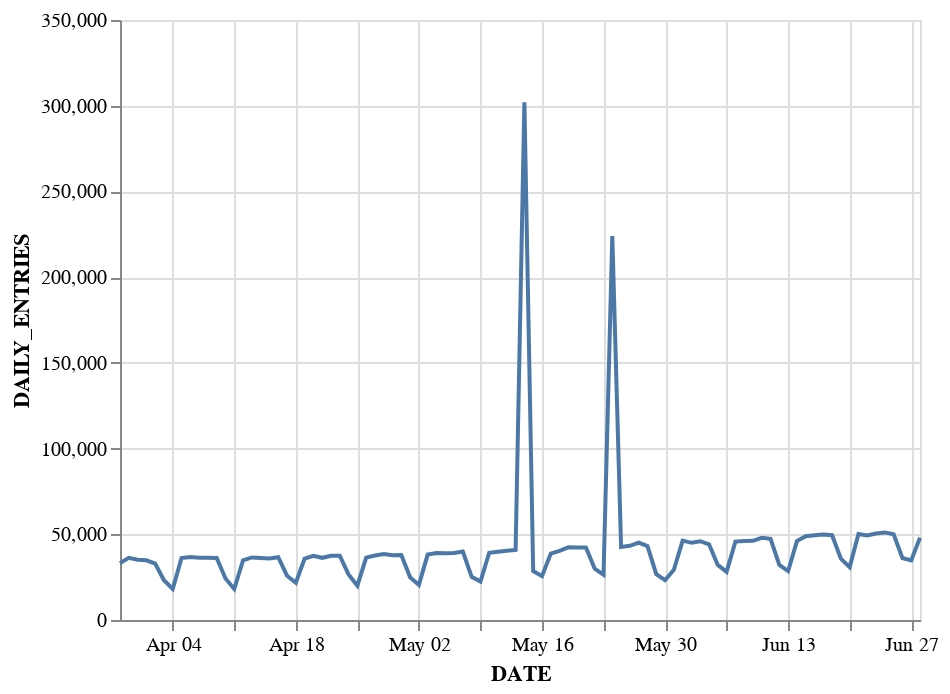

Notebook cell for this chart:
### Code cell
import altair as alt
import numpy as np
import pandas as pd

source = station_daily_34Penn

#plt.plot(single_turnstile['DATE'], single_turnstile['DAILY_ENTRIES'])

alt.Chart(source).mark_line().encode(
    x='DATE',
    x=alt.X('STATION:O', title='Station Name'),
    y='DAILY_ENTRIES'
)

### Figure 1 — Vega-Lite specification as saved in the notebook (floating-point values rounded to 4 significant figures)
{"config": {"view": {"continuousWidth": 400, "continuousHeight": 300}}, "data": {"name": "data-a679997fbd79d916aea063a0882f28cc"}, "mark": "line", "encoding": {"x": {"type": "temporal", "field": "DATE"}, "y": {"type": "quantitative", "field": "DAILY_ENTRIES"}}, "$schema": "https://vega.github.io/schema/vega-lite/v4.8.1.json", "datasets": {"data-a679997fbd79d916aea063a0882f28cc": [{"STATION": "34 ST-PENN STA", "DATE": "2021-03-29T00:00:00", "DAILY_ENTRIES": 33200.0, "DAY_OF_WEEK_NUM": 0, "WEEK_OF_YEAR": 13}, {"STATION": "34 ST-PENN STA", "DATE": "2021-03-30T00:00:00", "DAILY_ENTRIES": 36290.0, "DAY_OF_WEEK_NUM": 1, "WEEK_OF_YEAR": 13}, {"STATION": "34 ST-PENN STA", "DATE": "2021-03-31T00:00:00", "DAILY_ENTRIES": 35200.0, "DAY_OF_WEEK_NUM": 2, "WEEK_OF_YEAR": 13}, {"STATION": "34 ST-PENN STA", "DATE": "2021-04-01T00:00:00", "DAILY_ENTRIES": 34820.0, "DAY_OF_WEEK_NUM": 3, "WEEK_OF_YEAR": 13}, {"STATION": "34 ST-PENN STA", "DATE": "2021-04-02T00:00:00", "DAILY_ENTRIES": 32940.0, "DAY_OF_WEEK_NUM": 4, "WEEK_OF_YEAR": 13}, {"STATION": "34 ST-PENN STA", "DATE": "2021-04-03T00:00:00", "DAILY_ENTRIES": 23170.0, "DAY_OF_WEEK_NUM": 5, "WEEK_OF_YEAR": 13}, {"STATION": "34 ST-PENN STA", "DATE": "2021-04-04T00:00:00", "DAILY_ENTRIES": 18080.0, "DAY_OF_WEEK_NUM": 6, "WEEK_OF_YEAR": 13}, {"STATION": "34 ST-PENN STA", "DATE": "2021-04-05T00:00:00", "DAILY_ENTRIES": 36150.0, "DAY_OF_WEEK_NUM": 0, "WEEK_OF_YEAR": 14}, {"STATION": "34 ST-PENN STA", "DATE": "2021-04-06T00:00:00", "DAILY_ENTRIES": 36680.0, "DAY_OF_WEEK_NUM": 1, "WEEK_OF_YEAR": 14}, {"STATION": "34 ST-PENN STA", "DATE": "2021-04-07T00:00:00", "DAILY_ENTRIES": 36360.0, "DAY_OF_WEEK_NUM": 2, "WEEK_OF_YEAR": 14}, {"STATION": "34 ST-PENN STA", "DATE": "2021-04-08T00:00:00", "DAILY_ENTRIES": 36350.0, "DAY_OF_WEEK_NUM": 3, "WEEK_OF_YEAR": 14}, {"STATION": "34 ST-PENN STA", "DATE": "2021-04-09T00:00:00", "DAILY_ENTRIES": 36200.0, "DAY_OF_WEEK_NUM": 4, "WEEK_OF_YEAR": 14}, {"STATION": "34 ST-PENN STA", "DATE": "2021-04-10T00:00:00", "DAILY_ENTRIES": 24240.0, "DAY_OF_WEEK_NUM": 5, "WEEK_OF_YEAR": 14}, {"STATION": "34 ST-PENN STA", "DATE": "2021-04-11T00:00:00", "DAILY_ENTRIES": 18120.0, "DAY_OF_WEEK_NUM": 6, "WEEK_OF_YEAR": 14}, {"STATION": "34 ST-PENN STA", "DATE": "2021-04-12T00:00:00", "DAILY_ENTRIES": 34870.0, "DAY_OF_WEEK_NUM": 0, "WEEK_OF_YEAR": 15}, {"STATION": "34 ST-PENN STA", "DATE": "2021-04-13T00:00:00", "DAILY_ENTRIES": 36480.0, "DAY_OF_WEEK_NUM": 1, "WEEK_OF_YEAR": 15}, {"STATION": "34 ST-PENN STA", "DATE": "2021-04-14T00:00:00", "DAILY_ENTRIES": 36190.0, "DAY_OF_WEEK_NUM": 2, "WEEK_OF_YEAR": 15}, {"STATION": "34 ST-PENN STA", "DATE": "2021-04-15T00:00:00", "DAILY_ENTRIES": 35820.0, "DAY_OF_WEEK_NUM": 3, "WEEK_OF_YEAR": 15}, {"STATION": "34 ST-PENN STA", "DATE": "2021-04-16T00:00:00", "DAILY_ENTRIES": 36660.0, "DAY_OF_WEEK_NUM": 4, "WEEK_OF_YEAR": 15}, {"STATION": "34 ST-PENN STA", "DATE": "2021-04-17T00:00:00", "DAILY_ENTRIES": 25850.0, "DAY_OF_WEEK_NUM": 5, "WEEK_OF_YEAR": 15}, {"STATION": "34 ST-PENN STA", "DATE": "2021-04-18T00:00:00", "DAILY_ENTRIES": 21710.0, "DAY_OF_WEEK_NUM": 6, "WEEK_OF_YEAR": 15}, {"STATION": "34 ST-PENN STA", "DATE": "2021-04-19T00:00:00", "DAILY_ENTRIES": 35790.0, "DAY_OF_WEEK_NUM": 0, "WEEK_OF_YEAR": 16}, {"STATION": "34 ST-PENN STA", "DATE": "2021-04-20T00:00:00", "DAILY_ENTRIES": 37480.0, "DAY_OF_WEEK_NUM": 1, "WEEK_OF_YEAR": 16}, {"STATION": "34 ST-PENN STA", "DATE": "2021-04-21T00:00:00", "DAILY_ENTRIES": 36270.0, "DAY_OF_WEEK_NUM": 2, "WEEK_OF_YEAR": 16}, {"STATION": "34 ST-PENN STA", "DATE": "2021-04-22T00:00:00", "DAILY_ENTRIES": 37460.0, "DAY_OF_WEEK_NUM": 3, "WEEK_OF_YEAR": 16}, {"STATION": "34 ST-PENN STA", "DATE": "2021-04-23T00:00:00", "DAILY_ENTRIES": 37490.0, "DAY_OF_WEEK_NUM": 4, "WEEK_OF_YEAR": 16}, {"STATION": "34 ST-PENN STA", "DATE": "2021-04-24T00:00:00", "DAILY_ENTRIES": 26560.0, "DAY_OF_WEEK_NUM": 5, "WEEK_OF_YEAR": 16}, {"STATION": "34 ST-PENN STA", "DATE": "2021-04-25T00:00:00", "DAILY_ENTRIES": 20000.0, "DAY_OF_WEEK_NUM": 6, "WEEK_OF_YEAR": 16}, {"STATION": "34 ST-PENN STA", "DATE": "2021-04-26T00:00:00", "DAILY_ENTRIES": 36420.0, "DAY_OF_WEEK_NUM": 0, "WEEK_OF_YEAR": 17}, {"STATION": "34 ST-PENN STA", "DATE": "2021-04-27T00:00:00", "DAILY_ENTRIES": 37660.0, "DAY_OF_WEEK_NUM": 1, "WEEK_OF_YEAR": 17}, {"STATION": "34 ST-PENN STA", "DATE": "2021-04-28T00:00:00", "DAILY_ENTRIES": 38500.0, "DAY_OF_WEEK_NUM": 2, "WEEK_OF_YEAR": 17}, {"STATION": "34 ST-PENN STA", "DATE": "2021-04-29T00:00:00", "DAILY_ENTRIES": 37820.0, "DAY_OF_WEEK_NUM": 3, "WEEK_OF_YEAR": 17}, {"STATION": "34 ST-PENN STA", "DATE": "2021-04-30T00:00:00", "DAILY_ENTRIES": 37960.0, "DAY_OF_WEEK_NUM": 4, "WEEK_OF_YEAR": 17}, {"STATION": "34 ST-PENN STA", "DATE": "2021-05-01T00:00:00", "DAILY_ENTRIES": 24920.0, "DAY_OF_WEEK_NUM": 5, "WEEK_OF_YEAR": 17}, {"STATION": "34 ST-PENN STA", "DATE": "2021-05-02T00:00:00", "DAILY_ENTRIES": 20480.0, "DAY_OF_WEEK_NUM": 6, "WEEK_OF_YEAR": 17}, {"STATION": "34 ST-PENN STA", "DATE": "2021-05-03T00:00:00", "DAILY_ENTRIES": 38150.0, "DAY_OF_WEEK_NUM": 0, "WEEK_OF_YEAR": 18}, {"STATION": "34 ST-PENN STA", "DATE": "2021-05-04T00:00:00", "DAILY_ENTRIES": 39060.0, "DAY_OF_WEEK_NUM": 1, "WEEK_OF_YEAR": 18}, {"STATION": "34 ST-PENN STA", "DATE": "2021-05-05T00:00:00", "DAILY_ENTRIES": 38910.0, "DAY_OF_WEEK_NUM": 2, "WEEK_OF_YEAR": 18}, {"STATION": "34 ST-PENN STA", "DATE": "2021-05-06T00:00:00", "DAILY_ENTRIES": 39070.0, "DAY_OF_WEEK_NUM": 3, "WEEK_OF_YEAR": 18}, {"STATION": "34 ST-PENN STA", "DATE": "2021-05-07T00:00:00", "DAILY_ENTRIES": 39940.0, "DAY_OF_WEEK_NUM": 4, "WEEK_OF_YEAR": 18}, {"STATION": "34 ST-PENN STA", "DATE": "2021-05-08T00:00:00", "DAILY_ENTRIES": 25150.0, "DAY_OF_WEEK_NUM": 5, "WEEK_OF_YEAR": 18}, {"STATION": "34 ST-PENN STA", "DATE": "2021-05-09T00:00:00", "DAILY_ENTRIES": 22460.0, "DAY_OF_WEEK_NUM": 6, "WEEK_OF_YEAR": 18}, {"STATION": "34 ST-PENN STA", "DATE": "2021-05-10T00:00:00", "DAILY_ENTRIES": 39250.0, "DAY_OF_WEEK_NUM": 0, "WEEK_OF_YEAR": 19}, {"STATION": "34 ST-PENN STA", "DATE": "2021-05-11T00:00:00", "DAILY_ENTRIES": 39830.0, "DAY_OF_WEEK_NUM": 1, "WEEK_OF_YEAR": 19}, {"STATION": "34 ST-PENN STA", "DATE": "2021-05-12T00:00:00", "DAILY_ENTRIES": 40450.0, "DAY_OF_WEEK_NUM": 2, "WEEK_OF_YEAR": 19}, {"STATION": "34 ST-PENN STA", "DATE": "2021-05-13T00:00:00", "DAILY_ENTRIES": 40830.0, "DAY_OF_WEEK_NUM": 3, "WEEK_OF_YEAR": 19}, {"STATION": "34 ST-PENN STA", "DATE": "2021-05-14T00:00:00", "DAILY_ENTRIES": 302000.0, "DAY_OF_WEEK_NUM": 4, "WEEK_OF_YEAR": 19}, {"STATION": "34 ST-PENN STA", "DATE": "2021-05-15T00:00:00", "DAILY_ENTRIES": 28530.0, "DAY_OF_WEEK_NUM": 5, "WEEK_OF_YEAR": 19}, {"STATION": "34 ST-PENN STA", "DATE": "2021-05-16T00:00:00", "DAILY_ENTRIES": 25580.0, "DAY_OF_WEEK_NUM": 6, "WEEK_OF_YEAR": 19}, {"STATION": "34 ST-PENN STA", "DATE": "2021-05-17T00:00:00", "DAILY_ENTRIES": 38770.0, "DAY_OF_WEEK_NUM": 0, "WEEK_OF_YEAR": 20}, {"STATION": "34 ST-PENN STA", "DATE": "2021-05-18T00:00:00", "DAILY_ENTRIES": 40280.0, "DAY_OF_WEEK_NUM": 1, "WEEK_OF_YEAR": 20}, {"STATION": "34 ST-PENN STA", "DATE": "2021-05-19T00:00:00", "DAILY_ENTRIES": 42380.0, "DAY_OF_WEEK_NUM": 2, "WEEK_OF_YEAR": 20}, {"STATION": "34 ST-PENN STA", "DATE": "2021-05-20T00:00:00", "DAILY_ENTRIES": 42310.0, "DAY_OF_WEEK_NUM": 3, "WEEK_OF_YEAR": 20}, {"STATION": "34 ST-PENN STA", "DATE": "2021-05-21T00:00:00", "DAILY_ENTRIES": 42230.0, "DAY_OF_WEEK_NUM": 4, "WEEK_OF_YEAR": 20}, {"STATION": "34 ST-PENN STA", "DATE": "2021-05-22T00:00:00", "DAILY_ENTRIES": 29950.0, "DAY_OF_WEEK_NUM": 5, "WEEK_OF_YEAR": 20}, {"STATION": "34 ST-PENN STA", "DATE": "2021-05-23T00:00:00", "DAILY_ENTRIES": 26380.0, "DAY_OF_WEEK_NUM": 6, "WEEK_OF_YEAR": 20}, {"STATION": "34 ST-PENN STA", "DATE": "2021-05-24T00:00:00", "DAILY_ENTRIES": 223900.0, "DAY_OF_WEEK_NUM": 0, "WEEK_OF_YEAR": 21}, {"STATION": "34 ST-PENN STA", "DATE": "2021-05-25T00:00:00", "DAILY_ENTRIES": 42620.0, "DAY_OF_WEEK_NUM": 1, "WEEK_OF_YEAR": 21}, {"STATION": "34 ST-PENN STA", "DATE": "2021-05-26T00:00:00", "DAILY_ENTRIES": 43280.0, "DAY_OF_WEEK_NUM": 2, "WEEK_OF_YEAR": 21}, {"STATION": "34 ST-PENN STA", "DATE": "2021-05-27T00:00:00", "DAILY_ENTRIES": 45180.0, "DAY_OF_WEEK_NUM": 3, "WEEK_OF_YEAR": 21}, {"STATION": "34 ST-PENN STA", "DATE": "2021-05-28T00:00:00", "DAILY_ENTRIES": 43130.0, "DAY_OF_WEEK_NUM": 4, "WEEK_OF_YEAR": 21}, {"STATION": "34 ST-PENN STA", "DATE": "2021-05-29T00:00:00", "DAILY_ENTRIES": 26750.0, "DAY_OF_WEEK_NUM": 5, "WEEK_OF_YEAR": 21}, {"STATION": "34 ST-PENN STA", "DATE": "2021-05-30T00:00:00", "DAILY_ENTRIES": 23220.0, "DAY_OF_WEEK_NUM": 6, "WEEK_OF_YEAR": 21}, {"STATION": "34 ST-PENN STA", "DATE": "2021-05-31T00:00:00", "DAILY_ENTRIES": 29270.0, "DAY_OF_WEEK_NUM": 0, "WEEK_OF_YEAR": 22}, {"STATION": "34 ST-PENN STA", "DATE": "2021-06-01T00:00:00", "DAILY_ENTRIES": 46270.0, "DAY_OF_WEEK_NUM": 1, "WEEK_OF_YEAR": 22}, {"STATION": "34 ST-PENN STA", "DATE": "2021-06-02T00:00:00", "DAILY_ENTRIES": 45020.0, "DAY_OF_WEEK_NUM": 2, "WEEK_OF_YEAR": 22}, {"STATION": "34 ST-PENN STA", "DATE": "2021-06-03T00:00:00", "DAILY_ENTRIES": 45970.0, "DAY_OF_WEEK_NUM": 3, "WEEK_OF_YEAR": 22}, {"STATION": "34 ST-PENN STA", "DATE": "2021-06-04T00:00:00", "DAILY_ENTRIES": 44140.0, "DAY_OF_WEEK_NUM": 4, "WEEK_OF_YEAR": 22}, {"STATION": "34 ST-PENN STA", "DATE": "2021-06-05T00:00:00", "DAILY_ENTRIES": 32140.0, "DAY_OF_WEEK_NUM": 5, "WEEK_OF_YEAR": 22}, {"STATION": "34 ST-PENN STA", "DATE": "2021-06-06T00:00:00", "DAILY_ENTRIES": 28060.0, "DAY_OF_WEEK_NUM": 6, "WEEK_OF_YEAR": 22}, {"STATION": "34 ST-PENN STA", "DATE": "2021-06-07T00:00:00", "DAILY_ENTRIES": 45740.0, "DAY_OF_WEEK_NUM": 0, "WEEK_OF_YEAR": 23}, {"STATION": "34 ST-PENN STA", "DATE": "2021-06-08T00:00:00", "DAILY_ENTRIES": 46060.0, "DAY_OF_WEEK_NUM": 1, "WEEK_OF_YEAR": 23}, {"STATION": "34 ST-PENN STA", "DATE": "2021-06-09T00:00:00", "DAILY_ENTRIES": 46220.0, "DAY_OF_WEEK_NUM": 2, "WEEK_OF_YEAR": 23}, {"STATION": "34 ST-PENN STA", "DATE": "2021-06-10T00:00:00", "DAILY_ENTRIES": 47970.0, "DAY_OF_WEEK_NUM": 3, "WEEK_OF_YEAR": 23}, {"STATION": "34 ST-PENN STA", "DATE": "2021-06-11T00:00:00", "DAILY_ENTRIES": 47360.0, "DAY_OF_WEEK_NUM": 4, "WEEK_OF_YEAR": 23}, {"STATION": "34 ST-PENN STA", "DATE": "2021-06-12T00:00:00", "DAILY_ENTRIES": 32080.0, "DAY_OF_WEEK_NUM": 5, "WEEK_OF_YEAR": 23}, {"STATION": "34 ST-PENN STA", "DATE": "2021-06-13T00:00:00", "DAILY_ENTRIES": 28550.0, "DAY_OF_WEEK_NUM": 6, "WEEK_OF_YEAR": 23}, {"STATION": "34 ST-PENN STA", "DATE": "2021-06-14T00:00:00", "DAILY_ENTRIES": 46010.0, "DAY_OF_WEEK_NUM": 0, "WEEK_OF_YEAR": 24}, {"STATION": "34 ST-PENN STA", "DATE": "2021-06-15T00:00:00", "DAILY_ENTRIES": 48890.0, "DAY_OF_WEEK_NUM": 1, "WEEK_OF_YEAR": 24}, {"STATION": "34 ST-PENN STA", "DATE": "2021-06-16T00:00:00", "DAILY_ENTRIES": 49430.0, "DAY_OF_WEEK_NUM": 2, "WEEK_OF_YEAR": 24}, {"STATION": "34 ST-PENN STA", "DATE": "2021-06-17T00:00:00", "DAILY_ENTRIES": 49900.0, "DAY_OF_WEEK_NUM": 3, "WEEK_OF_YEAR": 24}, {"STATION": "34 ST-PENN STA", "DATE": "2021-06-18T00:00:00", "DAILY_ENTRIES": 49460.0, "DAY_OF_WEEK_NUM": 4, "WEEK_OF_YEAR": 24}, {"STATION": "34 ST-PENN STA", "DATE": "2021-06-19T00:00:00", "DAILY_ENTRIES": 35730.0, "DAY_OF_WEEK_NUM": 5, "WEEK_OF_YEAR": 24}, {"STATION": "34 ST-PENN STA", "DATE": "2021-06-20T00:00:00", "DAILY_ENTRIES": 30860.0, "DAY_OF_WEEK_NUM": 6, "WEEK_OF_YEAR": 24}, {"STATION": "34 ST-PENN STA", "DATE": "2021-06-21T00:00:00", "DAILY_ENTRIES": 50130.0, "DAY_OF_WEEK_NUM": 0, "WEEK_OF_YEAR": 25}, {"STATION": "34 ST-PENN STA", "DATE": "2021-06-22T00:00:00", "DAILY_ENTRIES": 49300.0, "DAY_OF_WEEK_NUM": 1, "WEEK_OF_YEAR": 25}, {"STATION": "34 ST-PENN STA", "DATE": "2021-06-23T00:00:00", "DAILY_ENTRIES": 50470.0, "DAY_OF_WEEK_NUM": 2, "WEEK_OF_YEAR": 25}, {"STATION": "34 ST-PENN STA", "DATE": "2021-06-24T00:00:00", "DAILY_ENTRIES": 51090.0, "DAY_OF_WEEK_NUM": 3, "WEEK_OF_YEAR": 25}, {"STATION": "34 ST-PENN STA", "DATE": "2021-06-25T00:00:00", "DAILY_ENTRIES": 50020.0, "DAY_OF_WEEK_NUM": 4, "WEEK_OF_YEAR": 25}, {"STATION": "34 ST-PENN STA", "DATE": "2021-06-26T00:00:00", "DAILY_ENTRIES": 36160.0, "DAY_OF_WEEK_NUM": 5, "WEEK_OF_YEAR": 25}, {"STATION": "34 ST-PENN STA", "DATE": "2021-06-27T00:00:00", "DAILY_ENTRIES": 34750.0, "DAY_OF_WEEK_NUM": 6, "WEEK_OF_YEAR": 25}, {"STATION": "34 ST-PENN STA", "DATE": "2021-06-28T00:00:00", "DAILY_ENTRIES": 48020.0, "DAY_OF_WEEK_NUM": 0, "WEEK_OF_YEAR": 26}]}}
